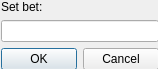
<?xml version="1.0" encoding="UTF-8"?>
<ui version="4.0">
 <class>Bet</class>
 <widget class="QDialog" name="Bet">
  <property name="geometry">
   <rect>
    <x>0</x>
    <y>0</y>
    <width>158</width>
    <height>69</height>
   </rect>
  </property>
  <property name="windowTitle">
   <string>Dialog</string>
  </property>
  <widget class="QWidget" name="">
   <property name="geometry">
    <rect>
     <x>1</x>
     <y>0</y>
     <width>158</width>
     <height>70</height>
    </rect>
   </property>
   <layout class="QVBoxLayout" name="verticalLayout">
    <item>
     <widget class="QLabel" name="label">
      <property name="text">
       <string>Set bet:</string>
      </property>
     </widget>
    </item>
    <item>
     <widget class="QLineEdit" name="line"/>
    </item>
    <item>
     <widget class="QDialogButtonBox" name="buttonBox">
      <property name="orientation">
       <enum>Qt::Horizontal</enum>
      </property>
      <property name="standardButtons">
       <set>QDialogButtonBox::Cancel|QDialogButtonBox::Ok</set>
      </property>
     </widget>
    </item>
   </layout>
  </widget>
 </widget>
 <resources/>
 <connections>
  <connection>
   <sender>buttonBox</sender>
   <signal>accepted()</signal>
   <receiver>Bet</receiver>
   <slot>accept()</slot>
   <hints>
    <hint type="sourcelabel">
     <x>248</x>
     <y>254</y>
    </hint>
    <hint type="destinationlabel">
     <x>157</x>
     <y>274</y>
    </hint>
   </hints>
  </connection>
  <connection>
   <sender>buttonBox</sender>
   <signal>rejected()</signal>
   <receiver>Bet</receiver>
   <slot>reject()</slot>
   <hints>
    <hint type="sourcelabel">
     <x>316</x>
     <y>260</y>
    </hint>
    <hint type="destinationlabel">
     <x>286</x>
     <y>274</y>
    </hint>
   </hints>
  </connection>
 </connections>
</ui>
